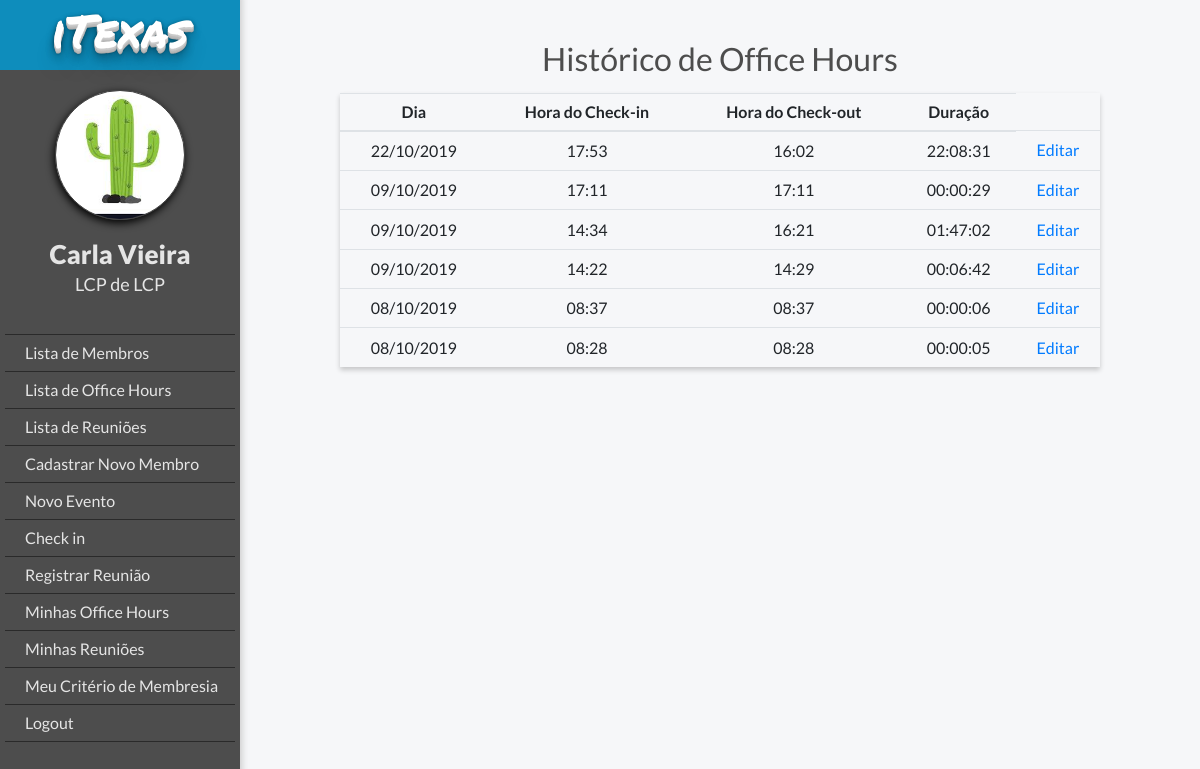
Before: /office_hours/myhistory/ (signed in) with the older database file.
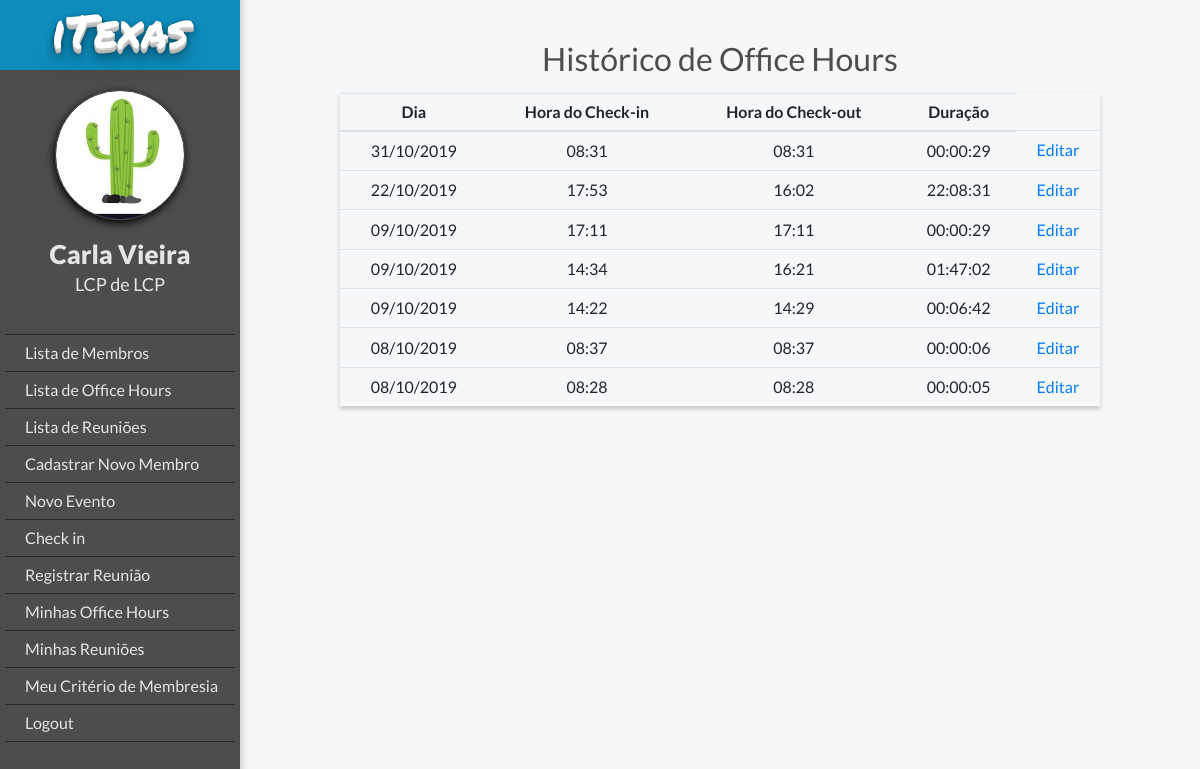
After: the same page with the newer database file.
### office_hours/models.py (models this page shows)
class OfficeHour(models.Model):
    member = models.ForeignKey(MyUser, verbose_name='Membro', on_delete=models.CASCADE)
    date = models.DateField(verbose_name='Dia', default=date.today)
    checkin_time = models.DateTimeField(verbose_name='Hora do check-in', default=timezone.now)
    checkout_time = models.DateTimeField(verbose_name='Hora do check-out', blank=True, null=True)
    duration = models.DurationField(verbose_name='Duração', blank=True, null=True, help_text=('[HH:[MM:] format'))

### office_hours/views.py (the view)
# urls.py: path('myhistory/', views.myhistory, name='office_hours_history'),
@login_required
def myhistory(request):
    office_hours = OfficeHour.objects.filter(member=request.user).order_by('-checkin_time')
    return render(request, 'office_hours/myhistory.html', {'office_hours': office_hours, 'request_user': request.user})

### iTexas_v4/templatetags/datetime_filter.py (called while the page is built)
@register.filter(name='format_datetime')
def format_datetime(value):
    if value is not None:
        hours, rem = divmod(value.seconds, 3600)
        minutes, seconds = divmod(rem, 60)
        return '{:02d}:{:02d}:{:02d}'.format(hours, minutes, seconds)
    else:
        return '-'

### templates/office_hours/myhistory.html
{% extends "base.html" %}
{% load datetime_filter %}
{% if user.is_authenticated %}
    {% block body_block %}
        <h2 class="title">Histórico de Office Hours</h2>
        <table class="table">
            <thead>
            <tr>
                <th class="table-column">Dia</th>
                <th class="table-column">Hora do Check-in</th>
                <th class="table-column">Hora do Check-out</th>
                <th class="table-column">Duração</th>
            </tr>
            </thead>
                <tbody>
            {% for office_hour in office_hours %}
                <tr>
                    <td>{{ office_hour.date|date:'d/m/Y' }}</td>
                    <td>{{ office_hour.checkin_time|date:'H:i' }}</td>
                    <td>{{ office_hour.checkout_time|date:'H:i' }} </td>
                    <td id="duration">{{ office_hour.duration|format_datetime }}</td>
                    <td><a href="{% url 'officehour_edit' office_hour.id %}">Editar</a></td>
                </tr>
            {% endfor %}
                </tbody>
                </table>
    {% endblock %}
{% else %}
    <h2>Logar</h2>
{% endif %}

Changed rows visible on the page:
added OfficeHour: date "31/10/2019", checkin_time "08:31", checkout_time "08:31", duration "00:00:29"
